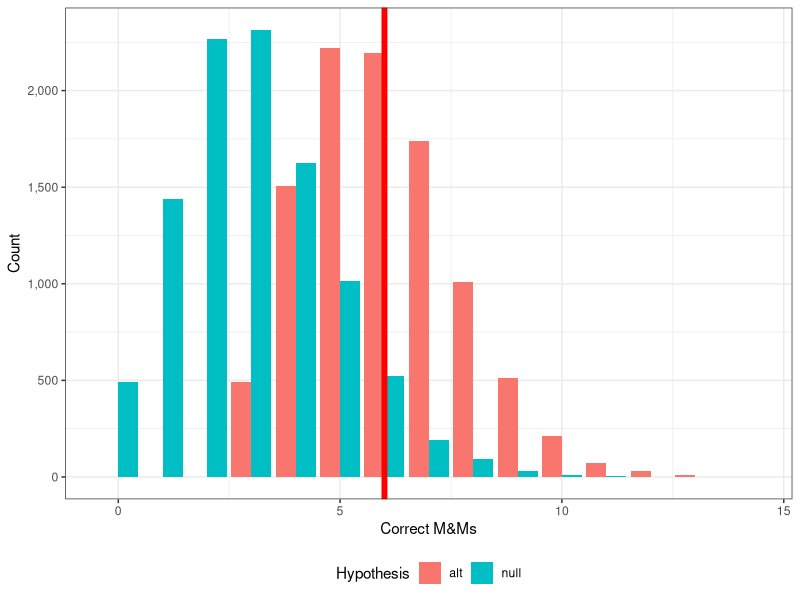

The R source for this figure:
## ---- chunk 1
knitr::opts_chunk$set(cache = TRUE)
## ---- chunk 2
exp_1 <- function(h0 = TRUE) {
  max <- ifelse(h0, 6, 5)
  truth <- sample(1:max)
  guess <- sample(1:max)
  # How many were correctly guessed?
  sum(guess == truth) + !h0
}
## ---- chunk 3
sim_1 <- function(h0 = TRUE, n_rounds = 3, n_reps = 10000) {
  replicate(n_reps, sum(replicate(n_rounds, exp_1(h0))))
}
## ---- chunk 4
sim_2 <- function(h0 = TRUE, n_samples = 18, n_reps = 10000) {
  if (h0) {
    # Random guess (1/6 likelihood of success)
    rbinom(n_reps, n_samples, p = 1/6)
  } else {
    # How many blues are included - these are always correctly determined
    blues <- rbinom(n_reps, n_samples, p = 1/6)
    
    # The ramaining m&ms after blues are accounted for are randomly guessed
    others <- rbinom(n_reps, n_samples - blues, p = 1/5)
    blues + others
  }
}
## ---- chunk 5
h0_dist_1 <- sim_1()
ha_dist_1 <- sim_1(FALSE)
## ---- chunk 6
h0_dist_2 <- sim_2()
ha_dist_2 <- sim_2(FALSE)
## ---- chunk 7
alpha <- 0.05
# Critical value
(crit_val_1 <- quantile(h0_dist_1, probs = 1 - alpha, type = 1))
# Size (probability of Type I error (false rejection of null hypothesis))
mean(h0_dist_1 >= crit_val_1)
## ---- chunk 8
# Critical value
(crit_val_2 <- quantile(h0_dist_2, probs = 1 - alpha, type = 1))
# Size (probability of Type I error (false rejection of null hypothesis))
mean(h0_dist_2 >= crit_val_2)
## ---- chunk 9
prop_ci <- function(x) {
  est <- mean(x)
  ci <- qnorm(0.975) * sqrt(est * (1 - est) / length(x))
  c(
    lower = est - ci,
    estimate = est,
    upper = est + ci
  )
}
## ---- chunk 10
(power_1 <- prop_ci(ha_dist_1 >= crit_val_1))
## ---- chunk 11
library(tidyverse)
tibble(null = h0_dist_1,
       alt = ha_dist_1) %>% 
  gather() %>% 
  count(key, value) %>% 
  complete(key, value) %>% 
  ggplot(aes(x = value, y = n, fill = key)) +
  geom_col(position = "dodge") +
  geom_vline(xintercept = crit_val_1, col = "red", lwd = 2) +
  scale_y_continuous(labels = scales::comma) +
  theme_bw() +
  theme(legend.position = "bottom") +
  labs(y = "Count",
       x = "Correct M&Ms",
       fill = "Hypothesis")
## ---- chunk 12
power_2 <- prop_ci(ha_dist_2 >= crit_val_2)
power_2
## ---- chunk 13
# Number of M&Ms correctly identified
observed_stat <- 7

p_val_1 <- prop_ci(h0_dist_1 >= observed_stat)
p_val_1
## ---- chunk 14
p_val_2 <- prop_ci(h0_dist_2 >= observed_stat)
p_val_2
